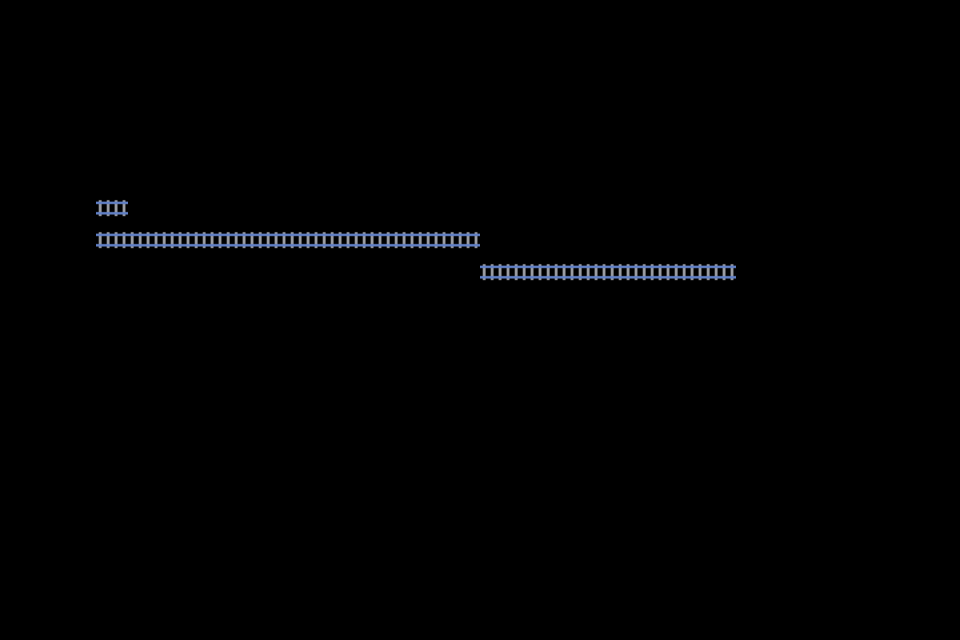

This game map was drawn from its Tiled (.tmx) file and the tilesets committed beside it. A one-line description and the full map source follow:
An orthogonal 30x20 tile map with 32x32 px tiles, 1 tile layer (Tile Layer 1).

<map version="1.4" tiledversion="1.4.2" orientation="orthogonal" renderorder="right-down" width="30" height="20" tilewidth="32" tileheight="32" infinite="0" nextlayerid="7" nextobjectid="1">
 <editorsettings>
  <export target="big_map.json" format="json" />
 </editorsettings>
 <tileset firstgid="1" name="spritesheet" tilewidth="32" tileheight="32" tilecount="14" columns="14">
  <image source="spritesheet.png" width="448" height="32" />
  <tile id="8">
   <properties>
    <property name="type" value="Horizontal" />
   </properties>
  </tile>
 </tileset>
 <objectgroup id="5" name="Object Layer 1" />
 <layer id="1" name="Tile Layer 1" width="30" height="20">
  <data encoding="csv">
0,0,0,0,0,0,0,0,0,0,0,0,0,0,0,0,0,0,0,0,0,0,0,0,0,0,0,0,0,0,
0,0,0,0,0,0,0,0,0,0,0,0,0,0,0,0,0,0,0,0,0,0,0,0,0,0,0,0,0,0,
0,0,0,0,0,0,0,0,0,0,0,0,0,0,0,0,0,0,0,0,0,0,0,0,0,0,0,0,0,0,
0,0,0,0,0,0,0,0,0,0,0,0,0,0,0,0,0,0,0,0,0,0,0,0,0,0,0,0,0,0,
0,0,0,0,0,0,0,0,0,0,0,0,0,0,0,0,0,0,0,0,0,0,0,0,0,0,0,0,0,0,
0,0,0,0,0,0,0,0,0,0,0,0,0,0,0,0,0,0,0,0,0,0,0,0,0,0,0,0,0,0,
0,0,0,9,0,0,0,0,0,0,0,0,0,0,0,0,0,0,0,0,0,0,0,0,0,0,0,0,0,0,
0,0,0,9,9,9,9,9,9,9,9,9,9,9,9,0,0,0,0,0,0,0,0,0,0,0,0,0,0,0,
0,0,0,0,0,0,0,0,0,0,0,0,0,0,0,9,9,9,9,9,9,9,9,0,0,0,0,0,0,0,
0,0,0,0,0,0,0,0,0,0,0,0,0,0,0,0,0,0,0,0,0,0,0,0,0,0,0,0,0,0,
0,0,0,0,0,0,0,0,0,0,0,0,0,0,0,0,0,0,0,0,0,0,0,0,0,0,0,0,0,0,
0,0,0,0,0,0,0,0,0,0,0,0,0,0,0,0,0,0,0,0,0,0,0,0,0,0,0,0,0,0,
0,0,0,0,0,0,0,0,0,0,0,0,0,0,0,0,0,0,0,0,0,0,0,0,0,0,0,0,0,0,
0,0,0,0,0,0,0,0,0,0,0,0,0,0,0,0,0,0,0,0,0,0,0,0,0,0,0,0,0,0,
0,0,0,0,0,0,0,0,0,0,0,0,0,0,0,0,0,0,0,0,0,0,0,0,0,0,0,0,0,0,
0,0,0,0,0,0,0,0,0,0,0,0,0,0,0,0,0,0,0,0,0,0,0,0,0,0,0,0,0,0,
0,0,0,0,0,0,0,0,0,0,0,0,0,0,0,0,0,0,0,0,0,0,0,0,0,0,0,0,0,0,
0,0,0,0,0,0,0,0,0,0,0,0,0,0,0,0,0,0,0,0,0,0,0,0,0,0,0,0,0,0,
0,0,0,0,0,0,0,0,0,0,0,0,0,0,0,0,0,0,0,0,0,0,0,0,0,0,0,0,0,0,
0,0,0,0,0,0,0,0,0,0,0,0,0,0,0,0,0,0,0,0,0,0,0,0,0,0,0,0,0,0
</data>
 </layer>
</map>